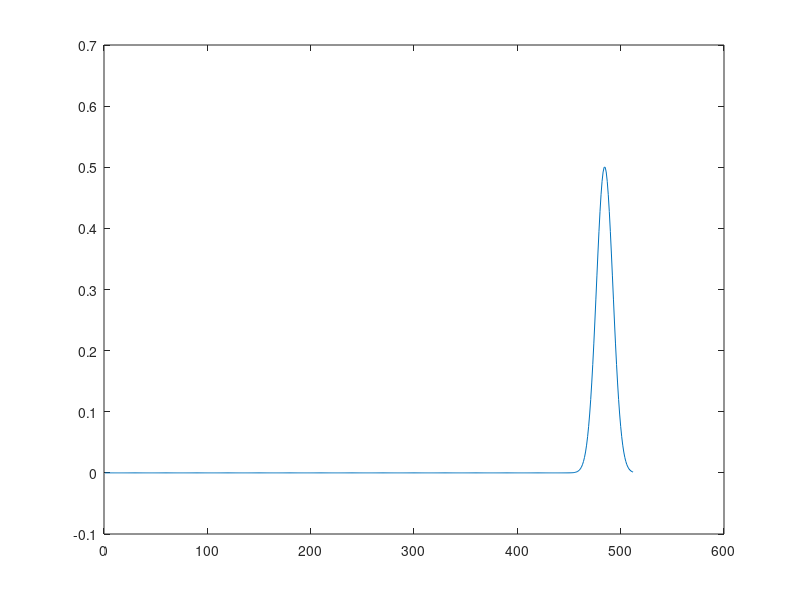

This figure's MATLAB source:
% Simulation parameters.
SIZE = 512; % No. of spatial steps
MaxTime = 512; % No. of time steps
PulseWidth = 128; % Width of Gaussian Pulse
imp0 = 377.0; % Impedence of free space

% Constants.
c = 3e8;
pi = 3.141592654;
e0 = (1e-9)/(36*pi);
u0 = (1e-7)*4*pi;

dt = 1e-12;
dz = 3e-4;
Sc = c * dt/dz

% Initialization.
Ex = zeros ( SIZE, MaxTime ); % z-component of E-field
Hy = zeros ( SIZE, MaxTime ); % y-component of H-field
PLOT1(1) = 0; % Data for plotting.

% Outer loop for time-stepping.
tic
for q = 2:MaxTime
    % Calculation of Hy using update difference equation for Hy. This is time step q.
    Hy(1:SIZE-1,q) = Hy(1:SIZE-1,q-1) + ( ( Ex(1:SIZE-1,q-1) - Ex(2:SIZE,q-1) ) * dt/(u0*dz) );
    % ABC for H at SIZE.
    Hy(SIZE,q) = Hy(SIZE-1,q-1) + (Sc-1)/(Sc+1)*(Hy(SIZE-1,q) - Hy(SIZE,q-1) );
    
    % Calculation of Ez using updated difference equation for Ez. This is time step q+1/2.
    Ex(2:SIZE,q) = Ex(2:SIZE, q-1) + ( dt/(e0*dz)*(Hy(1:SIZE-1, q) - Hy(2:SIZE, q)) );
    % ABC for E at 1.
    Ex(1,q) = Ex(2,q-1) + (Sc-1)/(Sc+1)*(Ex(2,q) - Ex(2,q-1));
    
    % Activating a plane-wave source.
    Ex(100,q) = Ex(100,q) + exp( -1*(q-PulseWidth)^2/PulseWidth ) * Sc;
end
toc
% Simulation animation.
for i=1:MaxTime
    figure (2)
    plot ( Ex(:,i) )
end